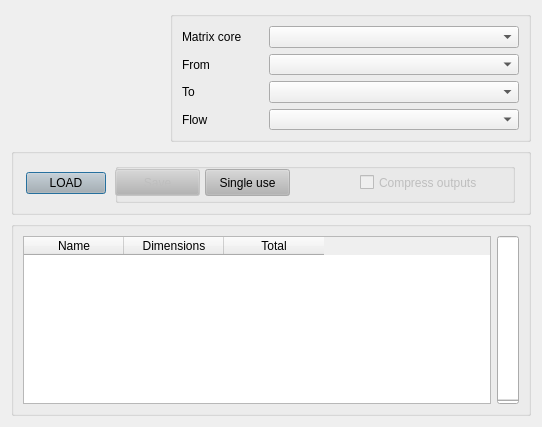
<?xml version="1.0" encoding="UTF-8"?>
<ui version="4.0">
 <class>matrix_loader</class>
 <widget class="QDialog" name="matrix_loader">
  <property name="windowModality">
   <enum>Qt::ApplicationModal</enum>
  </property>
  <property name="geometry">
   <rect>
    <x>0</x>
    <y>0</y>
    <width>542</width>
    <height>427</height>
   </rect>
  </property>
  <property name="sizePolicy">
   <sizepolicy hsizetype="Expanding" vsizetype="Expanding">
    <horstretch>0</horstretch>
    <verstretch>0</verstretch>
   </sizepolicy>
  </property>
  <property name="maximumSize">
   <size>
    <width>5010</width>
    <height>3490</height>
   </size>
  </property>
  <property name="font">
   <font>
    <pointsize>9</pointsize>
   </font>
  </property>
  <property name="windowTitle">
   <string>AequilibraE  -  Matrix importer</string>
  </property>
  <property name="windowIcon">
   <iconset>
    <normaloff>../../../../../../.designer/icon.png</normaloff>../../../../../../.designer/icon.png</iconset>
  </property>
  <property name="modal">
   <bool>true</bool>
  </property>
  <layout class="QGridLayout" name="gridLayout">
   <item row="0" column="1">
    <widget class="QGroupBox" name="group_combo">
     <property name="sizePolicy">
      <sizepolicy hsizetype="Fixed" vsizetype="Fixed">
       <horstretch>0</horstretch>
       <verstretch>0</verstretch>
      </sizepolicy>
     </property>
     <property name="minimumSize">
      <size>
       <width>361</width>
       <height>131</height>
      </size>
     </property>
     <layout class="QGridLayout" name="gridLayout_5">
      <item row="0" column="0">
       <widget class="QLabel" name="lbl_matrix">
        <property name="text">
         <string>Matrix core</string>
        </property>
       </widget>
      </item>
      <item row="0" column="1">
       <widget class="QComboBox" name="matrix_layer">
        <property name="minimumSize">
         <size>
          <width>250</width>
          <height>0</height>
         </size>
        </property>
        <property name="maxVisibleItems">
         <number>10</number>
        </property>
       </widget>
      </item>
      <item row="1" column="0">
       <widget class="QLabel" name="lbl_from">
        <property name="text">
         <string>From</string>
        </property>
       </widget>
      </item>
      <item row="1" column="1">
       <widget class="QComboBox" name="field_from">
        <property name="minimumSize">
         <size>
          <width>250</width>
          <height>0</height>
         </size>
        </property>
        <property name="maxVisibleItems">
         <number>10</number>
        </property>
       </widget>
      </item>
      <item row="2" column="0">
       <widget class="QLabel" name="lbl_to">
        <property name="text">
         <string>To</string>
        </property>
       </widget>
      </item>
      <item row="2" column="1">
       <widget class="QComboBox" name="field_to">
        <property name="enabled">
         <bool>true</bool>
        </property>
        <property name="minimumSize">
         <size>
          <width>250</width>
          <height>0</height>
         </size>
        </property>
        <property name="maxVisibleItems">
         <number>10</number>
        </property>
       </widget>
      </item>
      <item row="3" column="0">
       <widget class="QLabel" name="lbl_flow">
        <property name="text">
         <string>Flow</string>
        </property>
       </widget>
      </item>
      <item row="3" column="1">
       <widget class="QComboBox" name="field_cells">
        <property name="enabled">
         <bool>true</bool>
        </property>
        <property name="minimumSize">
         <size>
          <width>250</width>
          <height>0</height>
         </size>
        </property>
        <property name="maxVisibleItems">
         <number>10</number>
        </property>
       </widget>
      </item>
     </layout>
    </widget>
   </item>
   <item row="2" column="0" colspan="2">
    <widget class="QGroupBox" name="group_list">
     <property name="sizePolicy">
      <sizepolicy hsizetype="Expanding" vsizetype="Expanding">
       <horstretch>0</horstretch>
       <verstretch>0</verstretch>
      </sizepolicy>
     </property>
     <layout class="QGridLayout" name="gridLayout_2">
      <item row="0" column="0">
       <widget class="QTableWidget" name="matrix_list_view">
        <column>
         <property name="text">
          <string>Name</string>
         </property>
        </column>
        <column>
         <property name="text">
          <string>Dimensions</string>
         </property>
        </column>
        <column>
         <property name="text">
          <string>Total</string>
         </property>
        </column>
       </widget>
      </item>
      <item row="0" column="1">
       <widget class="QProgressBar" name="progressbar">
        <property name="enabled">
         <bool>true</bool>
        </property>
        <property name="palette">
         <palette>
          <active>
           <colorrole role="Highlight">
            <brush brushstyle="SolidPattern">
             <color alpha="255">
              <red>0</red>
              <green>170</green>
              <blue>0</blue>
             </color>
            </brush>
           </colorrole>
          </active>
          <inactive>
           <colorrole role="Highlight">
            <brush brushstyle="SolidPattern">
             <color alpha="255">
              <red>240</red>
              <green>240</green>
              <blue>240</blue>
             </color>
            </brush>
           </colorrole>
          </inactive>
          <disabled>
           <colorrole role="Highlight">
            <brush brushstyle="SolidPattern">
             <color alpha="255">
              <red>51</red>
              <green>153</green>
              <blue>255</blue>
             </color>
            </brush>
           </colorrole>
          </disabled>
         </palette>
        </property>
        <property name="value">
         <number>0</number>
        </property>
        <property name="textVisible">
         <bool>true</bool>
        </property>
        <property name="orientation">
         <enum>Qt::Vertical</enum>
        </property>
        <property name="textDirection">
         <enum>QProgressBar::BottomToTop</enum>
        </property>
       </widget>
      </item>
     </layout>
    </widget>
   </item>
   <item row="1" column="0" colspan="2">
    <widget class="QGroupBox" name="groupBox_2">
     <property name="sizePolicy">
      <sizepolicy hsizetype="Expanding" vsizetype="Expanding">
       <horstretch>0</horstretch>
       <verstretch>0</verstretch>
      </sizepolicy>
     </property>
     <property name="title">
      <string/>
     </property>
     <layout class="QGridLayout" name="gridLayout_3">
      <item row="0" column="0">
       <widget class="QPushButton" name="but_load">
        <property name="sizePolicy">
         <sizepolicy hsizetype="Fixed" vsizetype="Fixed">
          <horstretch>0</horstretch>
          <verstretch>0</verstretch>
         </sizepolicy>
        </property>
        <property name="palette">
         <palette>
          <active>
           <colorrole role="Button">
            <brush brushstyle="SolidPattern">
             <color alpha="255">
              <red>180</red>
              <green>180</green>
              <blue>180</blue>
             </color>
            </brush>
           </colorrole>
          </active>
          <inactive>
           <colorrole role="Button">
            <brush brushstyle="SolidPattern">
             <color alpha="255">
              <red>180</red>
              <green>180</green>
              <blue>180</blue>
             </color>
            </brush>
           </colorrole>
          </inactive>
          <disabled>
           <colorrole role="Button">
            <brush brushstyle="SolidPattern">
             <color alpha="255">
              <red>180</red>
              <green>180</green>
              <blue>180</blue>
             </color>
            </brush>
           </colorrole>
          </disabled>
         </palette>
        </property>
        <property name="text">
         <string>LOAD</string>
        </property>
       </widget>
      </item>
      <item row="0" column="1">
       <widget class="QGroupBox" name="group_buttons">
        <property name="sizePolicy">
         <sizepolicy hsizetype="Fixed" vsizetype="Fixed">
          <horstretch>0</horstretch>
          <verstretch>0</verstretch>
         </sizepolicy>
        </property>
        <property name="minimumSize">
         <size>
          <width>400</width>
          <height>40</height>
         </size>
        </property>
        <widget class="QCheckBox" name="compressed">
         <property name="enabled">
          <bool>false</bool>
         </property>
         <property name="geometry">
          <rect>
           <x>245</x>
           <y>11</y>
           <width>141</width>
           <height>17</height>
          </rect>
         </property>
         <property name="text">
          <string>Compress outputs</string>
         </property>
         <property name="checked">
          <bool>false</bool>
         </property>
        </widget>
        <widget class="QLabel" name="progress_label">
         <property name="geometry">
          <rect>
           <x>94</x>
           <y>3</y>
           <width>321</width>
           <height>20</height>
          </rect>
         </property>
         <property name="text">
          <string/>
         </property>
        </widget>
        <widget class="QPushButton" name="but_permanent_save">
         <property name="enabled">
          <bool>false</bool>
         </property>
         <property name="geometry">
          <rect>
           <x>0</x>
           <y>6</y>
           <width>85</width>
           <height>27</height>
          </rect>
         </property>
         <property name="palette">
          <palette>
           <active>
            <colorrole role="Button">
             <brush brushstyle="SolidPattern">
              <color alpha="255">
               <red>180</red>
               <green>180</green>
               <blue>180</blue>
              </color>
             </brush>
            </colorrole>
           </active>
           <inactive>
            <colorrole role="Button">
             <brush brushstyle="SolidPattern">
              <color alpha="255">
               <red>180</red>
               <green>180</green>
               <blue>180</blue>
              </color>
             </brush>
            </colorrole>
           </inactive>
           <disabled>
            <colorrole role="Button">
             <brush brushstyle="SolidPattern">
              <color alpha="255">
               <red>180</red>
               <green>180</green>
               <blue>180</blue>
              </color>
             </brush>
            </colorrole>
           </disabled>
          </palette>
         </property>
         <property name="text">
          <string>Save</string>
         </property>
        </widget>
        <widget class="QPushButton" name="but_save_for_single_use">
         <property name="geometry">
          <rect>
           <x>90</x>
           <y>6</y>
           <width>85</width>
           <height>27</height>
          </rect>
         </property>
         <property name="palette">
          <palette>
           <active>
            <colorrole role="Button">
             <brush brushstyle="SolidPattern">
              <color alpha="255">
               <red>180</red>
               <green>180</green>
               <blue>180</blue>
              </color>
             </brush>
            </colorrole>
           </active>
           <inactive>
            <colorrole role="Button">
             <brush brushstyle="SolidPattern">
              <color alpha="255">
               <red>180</red>
               <green>180</green>
               <blue>180</blue>
              </color>
             </brush>
            </colorrole>
           </inactive>
           <disabled>
            <colorrole role="Button">
             <brush brushstyle="SolidPattern">
              <color alpha="255">
               <red>180</red>
               <green>180</green>
               <blue>180</blue>
              </color>
             </brush>
            </colorrole>
           </disabled>
          </palette>
         </property>
         <property name="text">
          <string>Single use</string>
         </property>
        </widget>
        <zorder>progress_label</zorder>
        <zorder>compressed</zorder>
        <zorder>but_permanent_save</zorder>
        <zorder>but_save_for_single_use</zorder>
       </widget>
      </item>
     </layout>
    </widget>
   </item>
  </layout>
 </widget>
 <resources/>
 <connections/>
</ui>
